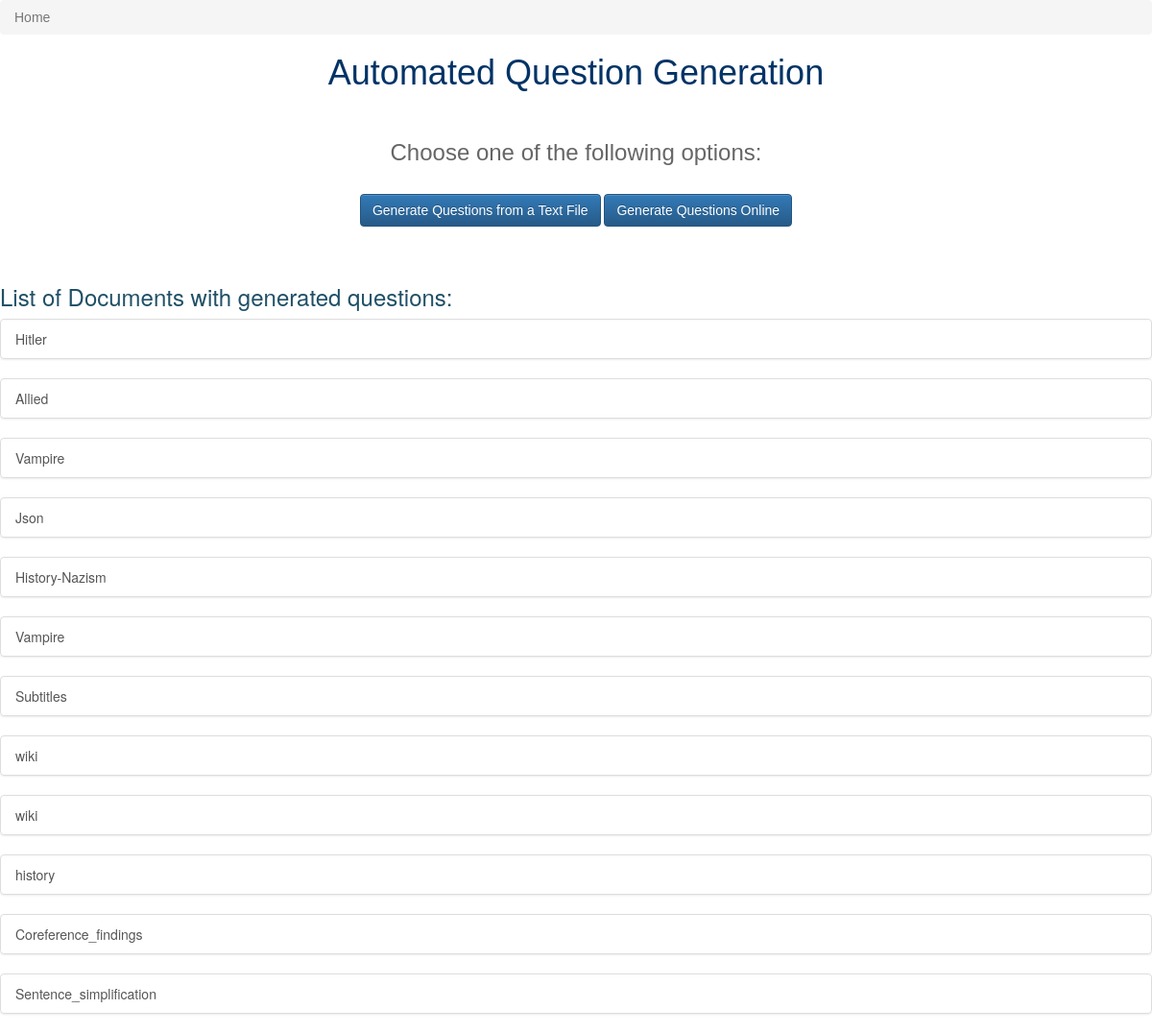
Before: /home/ with the older database file.
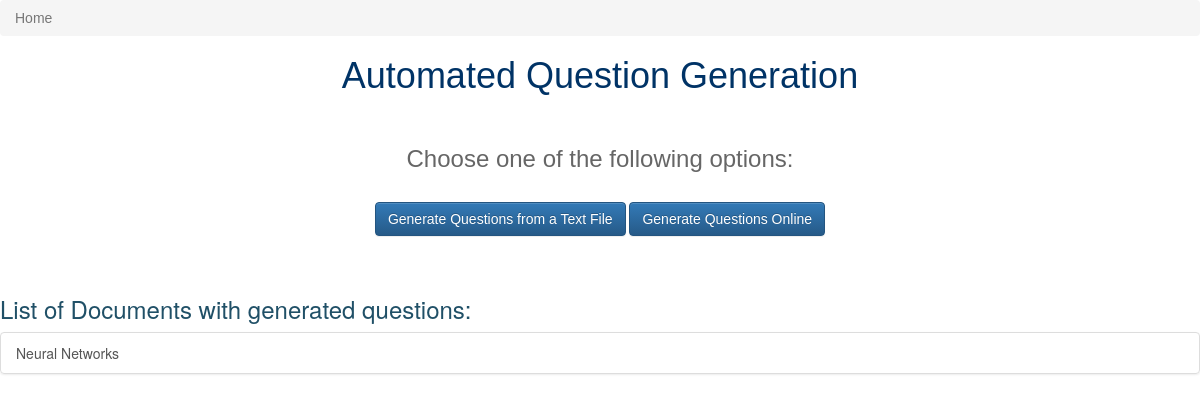
After: the same page with the newer database file.
### documents/models.py (models this page shows, shortened)
class Document(models.Model):
    title = models.CharField(max_length=30, blank=False, default="No-Title")
    timestamp = models.DateField(auto_now=False, auto_now_add=True)
    updated = models.DateField(auto_now=True, auto_now_add=False)
    slug = models.SlugField(unique=True, blank=True, null=False)
    content = models.TextField(null=True, blank=False)
    input_file = models.FileField(upload_to=upload_location_unprocessed_file, null=True, blank=False)
    processed_file = models.FileField(null=True, blank=True)
    questions_file = models.FileField(null=True, blank=True)
    json_out_file = models.FileField(null=True, blank=True)
    docs_extensions = (
                        (".json", "Json Format"),
                        (".txt", "Text Format"),
    )
    format = models.CharField(max_length=10, null=False, blank=False, choices=docs_extensions, default=".txt")
    file_as_input = models.BooleanField(blank=False, default=True)
    def get_absolute_url(self):
        return reverse("docs:doc_detail", kwargs={ "slug" : self.slug })

### documents/views.py (the view)
# urls.py: url(r'^home/$', views.home_page, name='home_page'),
def home_page(request):
    queryset = Document.objects.all()
    context = {
        "queryset" : queryset,
    }
    return render(request, "home.html", context)

### templates/home.html (shortened to what this page needs)
{% extends "base.html" %}
<{% block content %}
<div style="font-family: Arial">
<ul class="breadcrumb">
          <li class="active">Home</li>
</ul>
<h1 style="color: #003366" align="center"> Automated Question Generation </h1>
    <br>
    <div align="center">
            <h3 style="color: #666666"> Choose one of the following options: </h3> <br>
            <a class="btn btn-primary" href='{% url "docs:doc_create_file" %}' role="button">Generate Questions from a Text File</a>
            <a class="btn btn-primary" href='{% url "docs:doc_create_online" %}' role="button">Generate Questions Online</a>
    </div>
</div>
    <br><br>
    <h3 style="color: #205067" align="left">List of Documents with generated questions: </h3>
    {% for obj in queryset %}
    <div class="list-group">
      <a href='{{ obj.get_absolute_url }}' class="list-group-item">
        {{ obj.title }}
      </a>
      </div>
    {% endfor %}
{% endblock content%}

### templates/base.html (shortened to what this page needs)
<!DOCTYPE html>
<html lang="en">
<head>
<link rel="stylesheet" href="https://maxcdn.bootstrapcdn.com/bootstrap/3.3.7/css/bootstrap.min.css">
<link rel="stylesheet" href="https://maxcdn.bootstrapcdn.com/bootstrap/3.3.7/css/bootstrap-theme.min.css">
</head>
<body>
{% block content %}
{% endblock content %}
</body>
</html>

Changed rows visible on the page:
removed Document: title "Hitler"
removed Document: title "Allied"
removed Document: title "Vampire"
removed Document: title "Json"
removed Document: title "History-Nazism"
removed Document: title "Vampire"
removed Document: title "Subtitles"
removed Document: title "wiki"
removed Document: title "wiki"
removed Document: title "history"
removed Document: title "Coreference_findings"
removed Document: title "Sentence_simplification"
added Document: title "Neural Networks"
